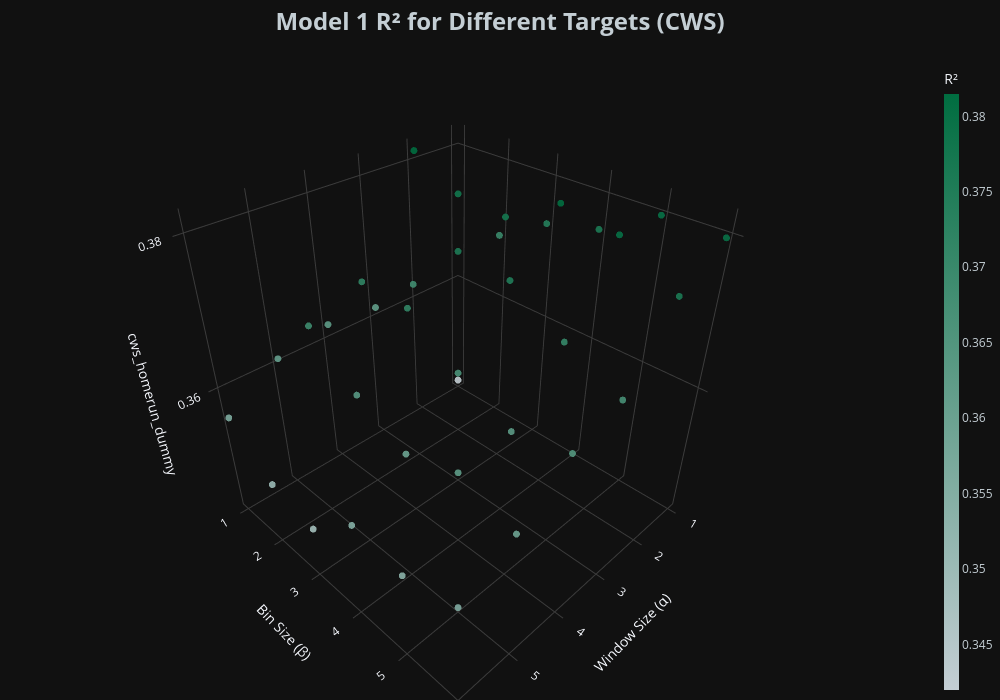

Write notebook code for a chart like this one.
### Code cell
# Plot R² for CWS

fig = graph_model_stats(
    df=cws_m1_stats_df,
    stat_type='r_squared',
    title='Model 1 R²',
    z='cws_homerun_dummy',
    gradient='r_squared',
    team='CWS'
)

fig.show()

### Figure 1 — Plotly figure (JSON) as saved in the notebook; plotly's stock layout.template omitted (floating-point values rounded to 4 significant figures)
{"data": [{"marker": {"color": [0.342, 0.3699, 0.3741, 0.3758, 0.38, 0.3799, 0.3815, 0.378, 0.3774, 0.3814, 0.3802, 0.376, 0.3619, 0.3684, 0.3756, 0.3749, 0.3706, 0.3672, 0.3626, 0.3717, 0.3714, 0.3666, 0.363, 0.3648, 0.361, 0.3692, 0.3637, 0.3599, 0.3623, 0.3595, 0.3561, 0.3503, 0.3485, 0.3549, 0.3536, 0.3557], "colorbar": {"thickness": 15, "tickfont": {"color": "#C4CED4"}, "title": {"text": "R²"}}, "colorscale": [[0, "#C4CED4"], [1, "#006D40"]], "opacity": 0.9, "showscale": true, "size": 4}, "mode": "markers", "type": "scatter3d", "x": [1, 1, 1, 1, 1, 1, 2, 2, 2, 2, 2, 2, 3, 3, 3, 3, 3, 3, 4, 4, 4, 4, 4, 4, 5, 5, 5, 5, 5, 5, 6, 6, 6, 6, 6, 6], "y": [1, 2, 3, 4, 5, 6, 1, 2, 3, 4, 5, 6, 1, 2, 3, 4, 5, 6, 1, 2, 3, 4, 5, 6, 1, 2, 3, 4, 5, 6, 1, 2, 3, 4, 5, 6], "z": [0.342, 0.3699, 0.3741, 0.3758, 0.38, 0.3799, 0.3815, 0.378, 0.3774, 0.3814, 0.3802, 0.376, 0.3619, 0.3684, 0.3756, 0.3749, 0.3706, 0.3672, 0.3626, 0.3717, 0.3714, 0.3666, 0.363, 0.3648, 0.361, 0.3692, 0.3637, 0.3599, 0.3623, 0.3595, 0.3561, 0.3503, 0.3485, 0.3549, 0.3536, 0.3557]}], "layout": {"height": 700, "margin": {"b": 0, "l": 0, "r": 0, "t": 60}, "paper_bgcolor": "#111111", "scene": {"aspectmode": "cube", "bgcolor": "#111111", "xaxis": {"gridcolor": "rgb(60, 60, 60)", "showbackground": false, "title": {"text": "Window Size (α)"}}, "yaxis": {"gridcolor": "rgb(60, 60, 60)", "showbackground": false, "title": {"text": "Bin Size (β)"}}, "zaxis": {"gridcolor": "rgb(60, 60, 60)", "showbackground": false, "title": {"text": "cws_homerun_dummy"}}}, "showlegend": false, "title": {"font": {"color": "#C4CED4", "size": 24}, "text": "<b>Model 1 R² for Different Targets (CWS)</b>", "x": 0.5, "xanchor": "center"}, "width": 1000}}
